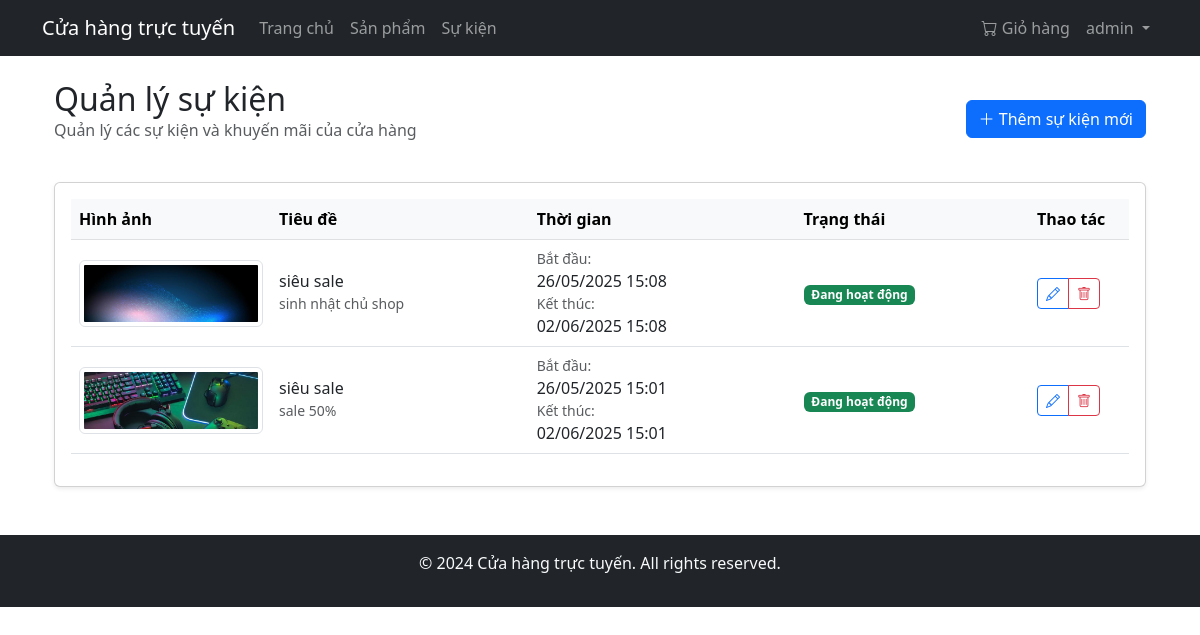
The page /event/admin/events (signed in) on the database its author committed.
### app/models/user.py (models this page shows, shortened)
class User(UserMixin, db.Model):
    __tablename__ = 'users'
    id = db.Column(db.Integer, primary_key=True)
    username = db.Column(db.String(80), unique=True, nullable=False)
    email = db.Column(db.String(120), unique=True, nullable=False)
    password_hash = db.Column(db.String(128))
    is_admin = db.Column(db.Boolean, default=False)
    created_at = db.Column(db.DateTime, default=datetime.utcnow)
    orders = db.relationship('Order', back_populates='user', lazy=True)
    reviews = db.relationship('Review', back_populates='author', lazy='dynamic')
    cart = db.relationship('Cart', back_populates='user', uselist=False, cascade='all, delete-orphan')
    @property
    def cart_items(self):
        if self.cart:
            return self.cart.items
        return []

### app/models/event.py (models this page shows, shortened)
class Event(db.Model):
    __tablename__ = 'events'
    id = db.Column(db.Integer, primary_key=True)
    title = db.Column(db.String(100), nullable=False)
    description = db.Column(db.Text)
    image = db.Column(db.String(200))
    start_date = db.Column(db.DateTime, nullable=False, default=datetime.utcnow)
    end_date = db.Column(db.DateTime, nullable=True)
    status = db.Column(db.String(20), nullable=False, default='active')
    discount_percent = db.Column(db.Integer, nullable=False, default=0)
    category_id = db.Column(db.Integer, db.ForeignKey('categories.id'), nullable=True)
    created_at = db.Column(db.DateTime, default=datetime.utcnow)
    category = db.relationship('Category', back_populates='events')
    @property
    def is_active(self):
        now = datetime.utcnow()
        return (
            self.status == 'active' and
            self.start_date <= now and
            (self.end_date is None or self.end_date >= now)
        )
    def image_url(self):
        if self.image:
            return url_for('static', filename=f'images/events/{self.image}')
        return url_for('static', filename='images/default_event.jpg')

### app/controllers/event_controller.py (the view)
@event_bp.route('/admin/events')
@login_required
def admin_events():
    if not current_user.is_admin:
        flash('Bạn không có quyền truy cập trang này', 'danger')
        return redirect(url_for('home.index'))
    events = Event.query.order_by(Event.created_at.desc()).all()
    return render_template('admin/events.html', events=events)

### app/models/user.py (called while the page is built)
@login_manager.user_loader
def load_user(id):
    return User.query.get(int(id))

### app/templates/admin/events.html (shortened to what this page needs)
{% extends "base.html" %}
{% block content %}
<div class="container">
    <div class="d-flex justify-content-between align-items-center mb-4">
        <div>
            <h1 class="h2 mb-0">Quản lý sự kiện</h1>
            <p class="text-muted">Quản lý các sự kiện và khuyến mãi của cửa hàng</p>
        </div>
        <a href="{{ url_for('event.add_event') }}" class="btn btn-primary">
            <i class="bi bi-plus-lg"></i> Thêm sự kiện mới
        </a>
    </div>
    {% if events %}
    <div class="card shadow-sm">
        <div class="card-body">
            <div class="table-responsive">
                <table class="table table-hover align-middle">
                    <thead class="table-light">
                        <tr>
                            <th style="width: 200px">Hình ảnh</th>
                            <th>Tiêu đề</th>
                            <th>Thời gian</th>
                            <th>Trạng thái</th>
                            <th style="width: 100px">Thao tác</th>
                        </tr>
                    </thead>
                    <tbody>
                        {% for event in events %}
                        <tr>
                            <td>
                                <img src="{{ event.image_url() }}" alt="{{ event.title }}" class="img-thumbnail" style="width: 200px; height: 67px; object-fit: cover;">
                            </td>
                            <td>
                                <h6 class="mb-0">{{ event.title }}</h6>
                                <small class="text-muted">{{ event.description|truncate(50) }}</small>
                            </td>
                            <td>
                                <div class="d-flex flex-column">
                                    <small class="text-muted">Bắt đầu:</small>
                                    <span>{{ event.start_date.strftime('%d/%m/%Y %H:%M') }}</span>
                                    <small class="text-muted">Kết thúc:</small>
                                    <span>{{ event.end_date.strftime('%d/%m/%Y %H:%M') }}</span>
                                </div>
                            </td>
                            <td>
                                {% if event.is_active %}
                                <span class="badge bg-success">Đang hoạt động</span>
                                {% else %}
                                <span class="badge bg-secondary">Đã kết thúc</span>
                                {% endif %}
                            </td>
                            <td>
                                <div class="btn-group">
                                    <a href="{{ url_for('event.edit_event', id=event.id) }}" class="btn btn-sm btn-outline-primary" title="Chỉnh sửa">
                                        <i class="bi bi-pencil"></i>
                                    </a>
                                    <button type="button" class="btn btn-sm btn-outline-danger" data-bs-toggle="modal" data-bs-target="#deleteModal{{ event.id }}" title="Xóa">
                                        <i class="bi bi-trash"></i>
                                    </button>
                                </div>
                            </td>
                        </tr>
                        {% endfor %}
                    </tbody>
                </table>
            </div>
        </div>
    </div>
    {% endif %}
</div>
{% endblock %}

### app/templates/base.html (shortened to what this page needs)
<!DOCTYPE html>
<html lang="vi">
<head>
    <link href="https://cdn.jsdelivr.net/npm/bootstrap@5.3.0/dist/css/bootstrap.min.css" rel="stylesheet">
    <link rel="stylesheet" href="https://cdn.jsdelivr.net/npm/bootstrap-icons@1.7.2/font/bootstrap-icons.css">
    <link rel="stylesheet" href="{{ url_for('static', filename='css/style.css') }}">
</head>
<body>
    <nav class="navbar navbar-expand-lg navbar-dark bg-dark">
        <div class="container">
            <a class="navbar-brand" href="{{ url_for('home.index') }}">Cửa hàng trực tuyến</a>
            <div class="collapse navbar-collapse" id="navbarNav">
                <ul class="navbar-nav me-auto">
                    <li class="nav-item">
                        <a class="nav-link" href="{{ url_for('home.index') }}">Trang chủ</a>
                    </li>
                    <li class="nav-item">
                        <a class="nav-link" href="{{ url_for('product.list_products') }}">Sản phẩm</a>
                    </li>
                    <li class="nav-item">
                        <a class="nav-link" href="{{ url_for('event.list_events') }}">Sự kiện</a>
                    </li>
                </ul>
                <ul class="navbar-nav">
                    {% if current_user.is_authenticated %}
                        <li class="nav-item">
                            <a class="nav-link" href="{{ url_for('cart.view_cart') }}">
                                <i class="bi bi-cart"></i> Giỏ hàng
                            </a>
                        </li>
                        <li class="nav-item dropdown">
                            <a class="nav-link dropdown-toggle" href="#" id="navbarDropdown" role="button" data-bs-toggle="dropdown">
                                {{ current_user.username }}
                            </a>
                        </li>
                    {% endif %}
                </ul>
            </div>
        </div>
    </nav>
    <div class="container mt-4">
        {% block content %}{% endblock %}
    </div>
    <footer class="bg-dark text-light mt-5 py-3">
        <div class="container text-center">
            <p>&copy; 2024 Cửa hàng trực tuyến. All rights reserved.</p>
        </div>
    </footer>
</body>
</html>

### app/static/css/style.css (style rules this page uses)
body { display: flex; flex-direction: column; min-height: 100vh; }
footer { margin-top: auto; }

### rows shown on the page
User: username "admin"
Event: image_url (picture), title "siêu sale", description "sinh nhật chủ shop", start_date "26/05/2025 15:08", end_date "02/06/2025 15:08", status "Đang hoạt động"
Event: image_url (picture), title "siêu sale", description "sale 50%", start_date "26/05/2025 15:01", end_date "02/06/2025 15:01", status "Đang hoạt động"
